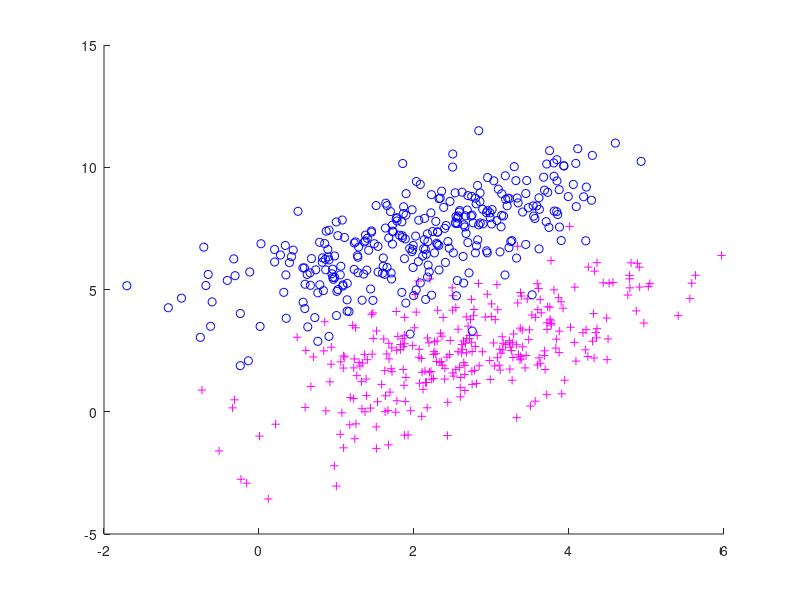
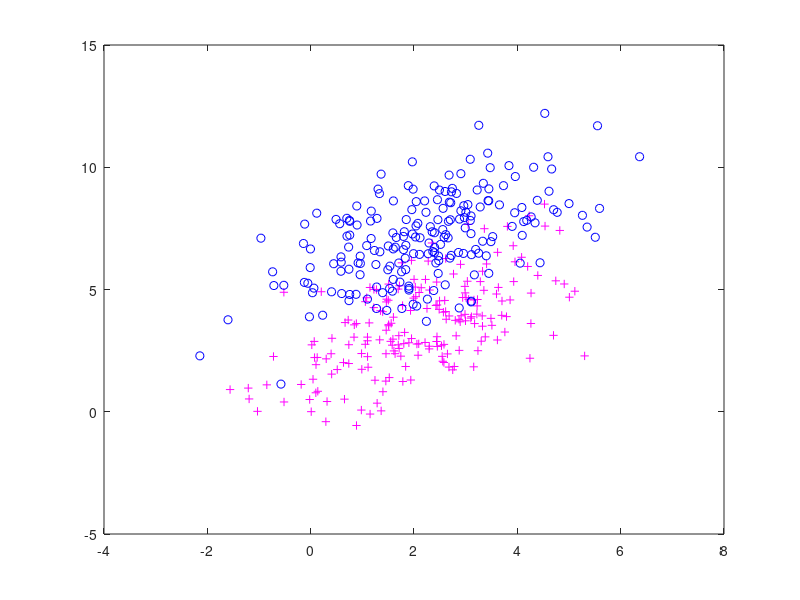
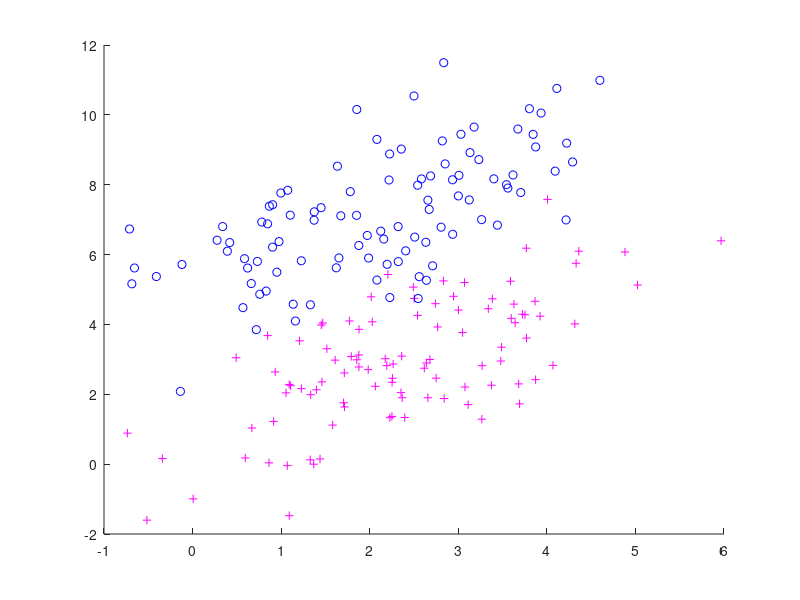
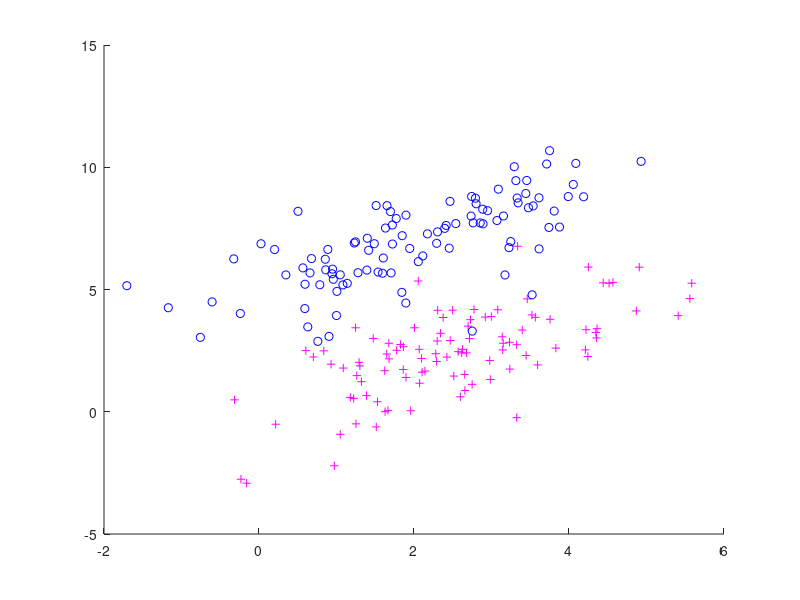

These figures' MATLAB source, in order:
% Copyright 2015 The MathWorks, Inc.


%%
% Generate random numbers from a multivariate normal distribution with
% parameters |mu = [2,3]| and |sigma = [1,1.5;1.5,3]|.
% test set
mu1 = [2,3.5];
mu2 = [2,7];
sigma = [2,1.5;1.5,3];
%rng default  % For reproducibility
%for different folds
folds = 3;
rtX = zeros(2,200,3);

for i = 1:folds
    rtX(:,1:100,i) = mvnrnd(mu1+[1,-1]*0.4*i,sigma+[-0.25,0;0,0.1]*i,100)';
    rtX(:,101:end,i) = mvnrnd(mu2,sigma+[-0.25,0;0,0.1]*i,100)';
end
% rtv1 = mvnrnd(mu1,sigma,300)';
% rtv2 = mvnrnd(mu2,sigma,300)';
% for i = 1:folds
%     rtX(:,1:100,i) = rtv1(:,100*i-99:100*i);
%     rtX(:,101:200,i) = rtv2(:,100*i-99:100*i);
% end
rtY = [ones(100,3);-ones(100,3)];

% validation set
rv1 = mvnrnd(mu1,sigma,200);
rv2 = mvnrnd(mu2,sigma,200);
rvX = [rv1;rv2];
rvY = [ones(200,1);-ones(200,1)];
%%
% Plot the random numbers
% trainings set
rtv1 = reshape(rtX(:,1:100,:),2,300);
rtv2 = reshape(rtX(:,101:end,:),2,300);
figure
hold on
plot(rtv1(1,:),rtv1(2,:),'+m',rtv2(1,:),rtv2(2,:),'ob')
%axis([-4,8,-2,12])

%validation set
figure
plot(rv1(:,1),rv1(:,2),'+m',rv2(:,1),rv2(:,2),'ob')
%axis([-4,8,-2,12])

% plot single folds
for i = 1:folds
    figure
    hold on
    plot(rtX(1,1:100,i),rtX(2,1:100,i),'+m',rtX(1,101:200,i),rtX(2,101:200,i),'ob')
    %plot(rtv1(1,100*i-99:i*100),rtX(2,100*i-99:i*100),'+m',rtv2(1,100*i-99:i*100),rtv2(2,100*i-99:i*100),'ob')
    %axis([-4,8,-2,12])
end